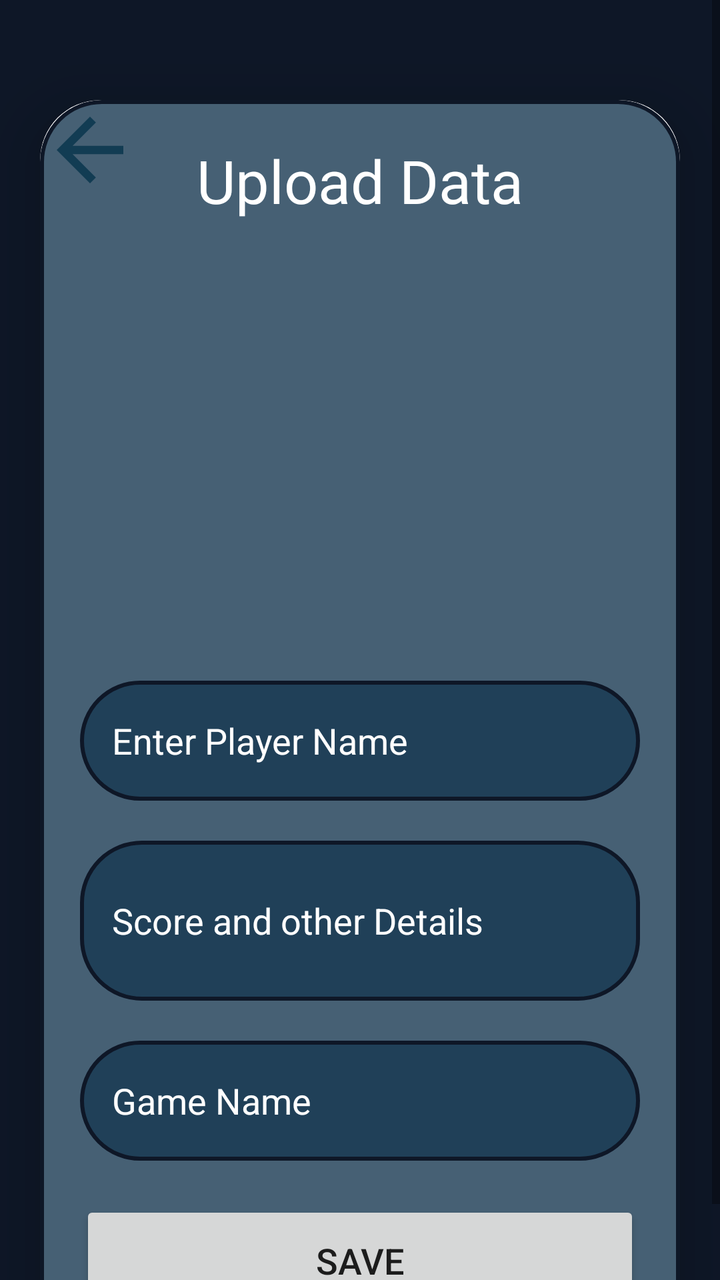
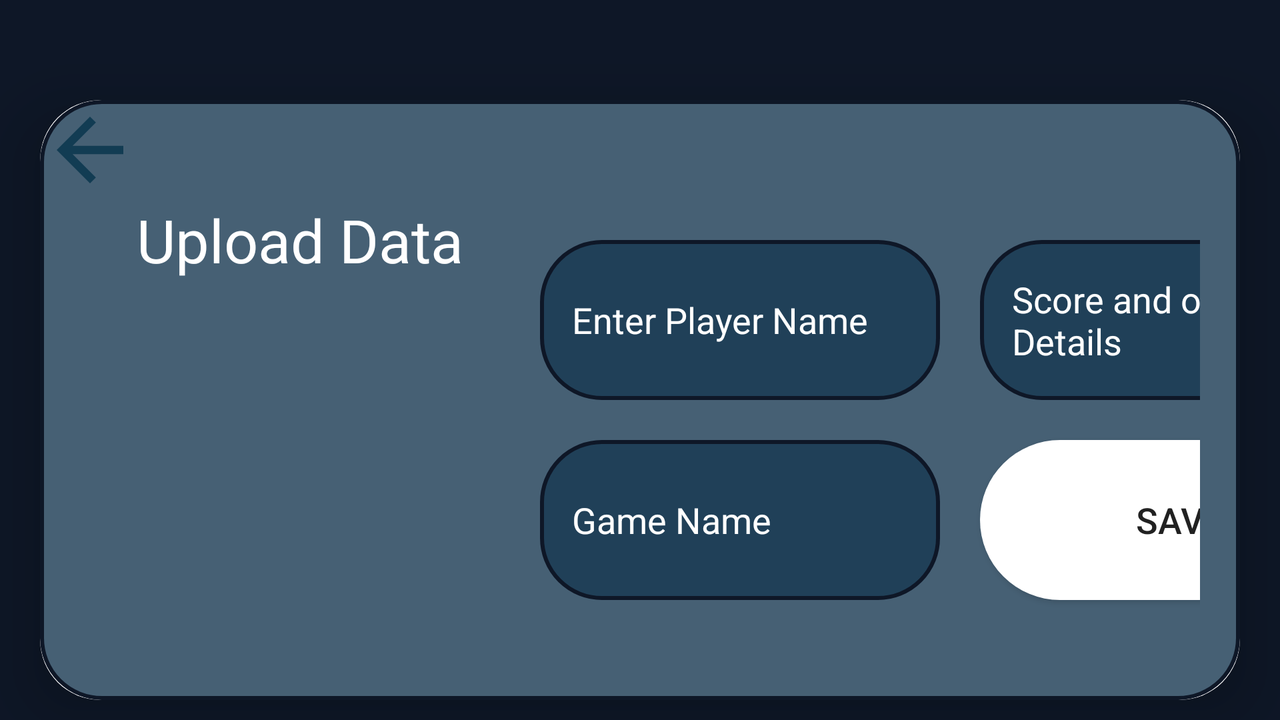

One screen, two layout resources from the same app: the default and the author's alternative for another configuration. Each is rendered where Android would select it; the XML of both is given below.
<!-- AndroidManifest.xml: application theme Theme.AppCompat.Light.NoActionBar.Fullscreen -->
<!-- res/layout/activity_upload.xml -->
<?xml version="1.0" encoding="utf-8"?>
<ScrollView
    xmlns:android="http://schemas.android.com/apk/res/android"
    xmlns:app="http://schemas.android.com/apk/res-auto"
    xmlns:tools="http://schemas.android.com/tools"
    android:layout_width="match_parent"
    android:layout_height="match_parent"
    android:orientation="vertical"
    tools:context=".Profile.UploadActivity">

    <androidx.cardview.widget.CardView
        android:layout_width="match_parent"
        android:layout_height="wrap_content"
        android:layout_marginTop="50dp"
        android:layout_marginEnd="20dp"
        android:layout_marginStart="20dp"
        app:cardCornerRadius="30dp"
        app:cardElevation="20dp">

        <ImageView
            android:layout_width="50dp"
            android:layout_height="50dp"
            android:id="@+id/backButton"
            android:src="@drawable/baseline_arrow_back_24"
            app:fab_showShadow="true"
            android:layout_alignParentBottom="true"
            android:layout_alignParentLeft="true"
            app:fab_colorNormal="@color/lightBlue"/>

        <LinearLayout
            android:layout_width="match_parent"
            android:layout_height="wrap_content"
            android:orientation="vertical"
            android:layout_gravity="center_horizontal"
            android:padding="20dp"
            android:background="@drawable/lavender_border">

            <TextView
                android:layout_width="match_parent"
                android:layout_height="wrap_content"
                android:text="Upload Data"
                android:textSize="30sp"
                android:textAlignment="center"
                android:textColor="@color/white"/>

            <ImageView
                android:layout_width="250dp"
                android:layout_gravity="center"
                android:layout_height="200dp"
                android:src="@drawable/uploadimg"
                android:id="@+id/uploadImage"
                android:layout_marginTop="10dp"
                android:scaleType="fitXY"/>

            <EditText
                android:layout_width="match_parent"
                android:layout_height="60dp"
                android:id="@+id/uploadTopic"
                android:background="@drawable/lavender_border"
                android:layout_marginTop="20dp"
                android:padding="16dp"
                android:hint="Enter Player Name"
                android:gravity="start|center_vertical"
                android:textColor="@color/white"
                android:textColorHint="@color/white"/>

            <EditText
                android:layout_width="match_parent"
                android:layout_height="80dp"
                android:id="@+id/uploadDesc"
                android:background="@drawable/lavender_border"
                android:layout_marginTop="20dp"
                android:padding="16dp"
                android:hint="Score and other Details"
                android:gravity="start|center_vertical"
                android:textColor="@color/white"
                android:textColorHint="@color/white"/>

            <EditText
                android:layout_width="match_parent"
                android:layout_height="60dp"
                android:id="@+id/uploadLang"
                android:background="@drawable/lavender_border"
                android:layout_marginTop="20dp"
                android:padding="16dp"
                android:hint="Game Name"
                android:gravity="start|center_vertical"
                android:textColor="@color/white"
                android:textColorHint="@color/white"/>

            <Button
                android:layout_width="match_parent"
                android:layout_height="60dp"
                android:text="Save"
                android:id="@+id/saveButton"
                android:textSize="18sp"
                android:layout_marginTop="20dp"
                app:cornerRadius = "20dp"/>

        </LinearLayout>

    </androidx.cardview.widget.CardView>

</ScrollView>
<!-- resources referenced by this layout -->
<resources>
  <color name="lightBlue">#2196F3</color>
  <color name="white">#FFFFFFFF</color>
  <!-- drawable baseline_arrow_back_24 (drawable) -->
  <vector android:autoMirrored="true" android:height="24dp"
      android:tint="#004E5C" android:viewportHeight="24"
      android:viewportWidth="24" android:width="24dp" xmlns:android="http://schemas.android.com/apk/res/android">
      <path android:fillColor="@android:color/white" android:pathData="M20,11H7.83l5.59,-5.59L12,4l-8,8 8,8 1.41,-1.41L7.83,13H20v-2z"/>
  </vector>
  <!-- drawable lavender_border (drawable) -->
  <?xml version="1.0" encoding="utf-8"?>
  <shape xmlns:android="http://schemas.android.com/apk/res/android"
      android:shape="rectangle">
      <stroke
          android:width="2dp"
          android:color="@color/lavender"/>
      <corners
          android:radius="30dp"/>
  
      <solid
          android:color="#CB173851"/>
  </shape>
  <style name="Theme.AppCompat.Light.NoActionBar.Fullscreen" parent="@style/Theme.AppCompat.Light.NoActionBar">
          <item name="android:windowNoTitle">true</item>
          <item name="android:windowActionBar">false</item>
          <item name="android:windowFullscreen">true</item>
          <item name="android:windowContentOverlay">@null</item>
  
          <item name="colorPrimary">@color/lavender</item>
          <item name="colorPrimaryVariant">@color/lavender</item>
          <item name="colorOnPrimary">@color/white</item>
          
          <item name="colorSecondary">@color/blue_shade</item>
          <item name="colorSecondaryVariant">@color/blue_shade</item>
          <item name="colorOnSecondary">@color/black</item>
          
          <item name="android:statusBarColor">?attr/colorPrimaryVariant</item>
          
          <item name="android:windowBackground">@color/_0e1727</item>
  
      </style>
  <color name="lavender">#0e1727</color>
  <color name="blue_shade">#173851</color>
  <color name="black">#FF000000</color>
  <color name="_0e1727">#0e1727</color>
</resources>
<!-- res/layout-land/activity_upload.xml (the author's variant of the layout above) -->
<!-- drawn on the phone turned sideways -->
<?xml version="1.0" encoding="utf-8"?>
<ScrollView
    xmlns:android="http://schemas.android.com/apk/res/android"
    xmlns:app="http://schemas.android.com/apk/res-auto"
    xmlns:tools="http://schemas.android.com/tools"
    android:layout_width="match_parent"
    android:layout_height="match_parent"
    android:orientation="vertical"
    tools:context=".Profile.UploadActivity">

    <androidx.cardview.widget.CardView
        android:layout_width="match_parent"
        android:layout_height="wrap_content"
        android:layout_marginTop="50dp"
        android:layout_marginEnd="20dp"
        android:layout_marginStart="20dp"
        app:cardCornerRadius="30dp"
        app:cardElevation="20dp">

        <ImageView
            android:layout_width="50dp"
            android:layout_height="50dp"
            android:id="@+id/backButton"
            android:src="@drawable/baseline_arrow_back_24"
            app:fab_showShadow="true"
            android:layout_alignParentBottom="true"
            android:layout_alignParentLeft="true"
            app:fab_colorNormal="@color/lightBlue"/>

        <LinearLayout
            android:layout_width="match_parent"
            android:layout_height="300dp"
            android:orientation="horizontal"
            android:layout_gravity="center_horizontal"
            android:padding="20dp"
            android:background="@drawable/lavender_border">

            <LinearLayout
                android:layout_width="220dp"
                android:layout_height="match_parent"
                android:gravity="center"
                android:orientation="vertical">

                <TextView
                    android:layout_width="match_parent"
                    android:layout_height="wrap_content"
                    android:text="Upload Data"
                    android:textSize="30sp"
                    android:textAlignment="center"
                    android:textColor="@color/white"/>

                <ImageView
                    android:layout_width="150dp"
                    android:layout_gravity="center"
                    android:layout_height="150dp"
                    android:src="@drawable/uploadimg"
                    android:id="@+id/uploadImage"
                    android:layout_marginTop="10dp"
                    android:scaleType="fitXY"/>


            </LinearLayout>

            <LinearLayout
                android:layout_width="220dp"
                android:layout_height="match_parent"
                android:gravity="center"
                android:orientation="vertical">

                <EditText
                    android:layout_width="200dp"
                    android:layout_height="80dp"
                    android:id="@+id/uploadTopic"
                    android:background="@drawable/lavender_border"
                    android:layout_marginTop="20dp"
                    android:padding="16dp"
                    android:hint="Enter Player Name"
                    android:gravity="start|center_vertical"
                    android:textColor="@color/white"
                    android:textColorHint="@color/white"/>

                <EditText
                    android:layout_width="200dp"
                    android:layout_height="80dp"
                    android:id="@+id/uploadLang"
                    android:background="@drawable/lavender_border"
                    android:layout_marginTop="20dp"
                    android:padding="16dp"
                    android:hint="Game Name"
                    android:gravity="start|center_vertical"
                    android:textColor="@color/white"
                    android:textColorHint="@color/white"/>


            </LinearLayout>


            <LinearLayout
                android:layout_width="220dp"
                android:layout_height="match_parent"
                android:gravity="center"
                android:orientation="vertical">

                <EditText
                    android:layout_width="200dp"
                    android:layout_height="80dp"
                    android:id="@+id/uploadDesc"
                    android:background="@drawable/lavender_border"
                    android:layout_marginTop="20dp"
                    android:padding="16dp"
                    android:hint="Score and other Details"
                    android:gravity="start|center_vertical"
                    android:textColor="@color/white"
                    android:textColorHint="@color/white"/>

                <Button
                    android:layout_width="200dp"
                    android:layout_height="80dp"
                    android:text="Save"
                    android:id="@+id/saveButton"
                    android:background="@drawable/button"
                    android:backgroundTint="@color/white"
                    android:textSize="18sp"
                    android:layout_marginTop="20dp"
                    app:cornerRadius = "20dp"/>


            </LinearLayout>






        </LinearLayout>

    </androidx.cardview.widget.CardView>

</ScrollView>
<!-- resources referenced by the variant -->
<!-- as the phone turned sideways resolves them -->
<resources>
  <color name="lightBlue">#2196F3</color>
  <color name="white">#FFFFFFFF</color>
  <!-- drawable baseline_arrow_back_24 (drawable) -->
  <vector android:autoMirrored="true" android:height="24dp"
      android:tint="#004E5C" android:viewportHeight="24"
      android:viewportWidth="24" android:width="24dp" xmlns:android="http://schemas.android.com/apk/res/android">
      <path android:fillColor="@android:color/white" android:pathData="M20,11H7.83l5.59,-5.59L12,4l-8,8 8,8 1.41,-1.41L7.83,13H20v-2z"/>
  </vector>
  <!-- drawable button (drawable) -->
  <?xml version="1.0" encoding="utf-8"?>
  <shape xmlns:android="http://schemas.android.com/apk/res/android"
      android:shape="rectangle">
  
      <solid
          android:color="@color/blue_shade" />
      <corners
          android:radius="100dp"/>
  </shape>
  <!-- drawable lavender_border (drawable) -->
  <?xml version="1.0" encoding="utf-8"?>
  <shape xmlns:android="http://schemas.android.com/apk/res/android"
      android:shape="rectangle">
      <stroke
          android:width="2dp"
          android:color="@color/lavender"/>
      <corners
          android:radius="30dp"/>
  
      <solid
          android:color="#CB173851"/>
  </shape>
  <style name="Theme.AppCompat.Light.NoActionBar.Fullscreen" parent="@style/Theme.AppCompat.Light.NoActionBar">
          <item name="android:windowNoTitle">true</item>
          <item name="android:windowActionBar">false</item>
          <item name="android:windowFullscreen">true</item>
          <item name="android:windowContentOverlay">@null</item>
  
          <item name="colorPrimary">@color/lavender</item>
          <item name="colorPrimaryVariant">@color/lavender</item>
          <item name="colorOnPrimary">@color/white</item>
          
          <item name="colorSecondary">@color/blue_shade</item>
          <item name="colorSecondaryVariant">@color/blue_shade</item>
          <item name="colorOnSecondary">@color/black</item>
          
          <item name="android:statusBarColor">?attr/colorPrimaryVariant</item>
          
          <item name="android:windowBackground">@color/_0e1727</item>
  
      </style>
  <color name="blue_shade">#173851</color>
  <color name="lavender">#0e1727</color>
  <color name="black">#FF000000</color>
  <color name="_0e1727">#0e1727</color>
</resources>
